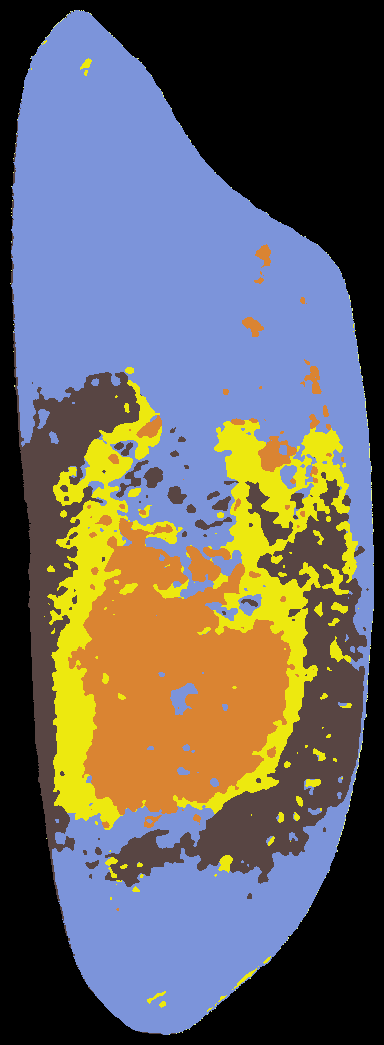
#> input picture Predictions/DSC01900.JPG.png, 384 x 1045 px, given in place of DSC01902.JPG, which was not available
$ python Training.py
#> lines starting #> are read from the running program, lines starting #| are printed output that depends on the picture; after the words box and inside, x2 and y2 are one past the last pixel; in counts of white or black regions, pixels touching at a corner belong together; pictures that were not available may be replaced by others from this repository, and a replacement may not be noted
### pre_processing.py
import cv2
import numpy as np
import time

def mask_and_crop(img_path):
    # Read and resize the image
#> called with img_path = 'Images/DSC01902.JPG'
    img = cv2.imread(img_path)
#> img is the input picture: shape (1045, 384, 3); mean B, G, R 97.2, 99.4, 102.3
    img = cv2.resize(img, (800, 1200))
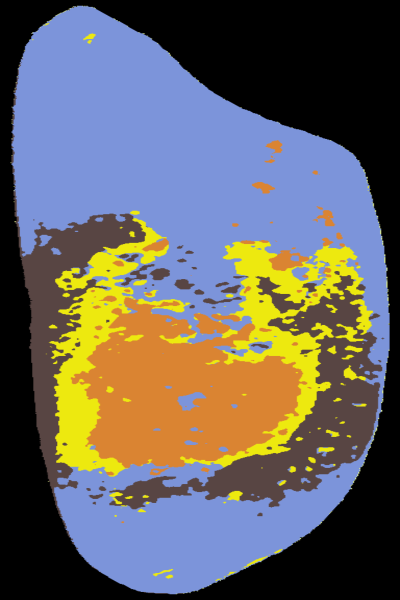
#> img: shape (1200, 800, 3) (shown at 1/2 size); mean B, G, R 97.2, 99.4, 102.3

    # Convert the image to HSV color space
    imgHSV = cv2.cvtColor(img, cv2.COLOR_BGR2HSV)
#> imgHSV: shape (1200, 800, 3); mean H, S, V 47.8, 91.3, 137.4

    # Define the color range for masking
    lower = np.array([70, 110, 0])
    upper = np.array([109, 255, 255])

    # Create the mask and the result image
    mask = cv2.inRange(imgHSV, lower, upper)
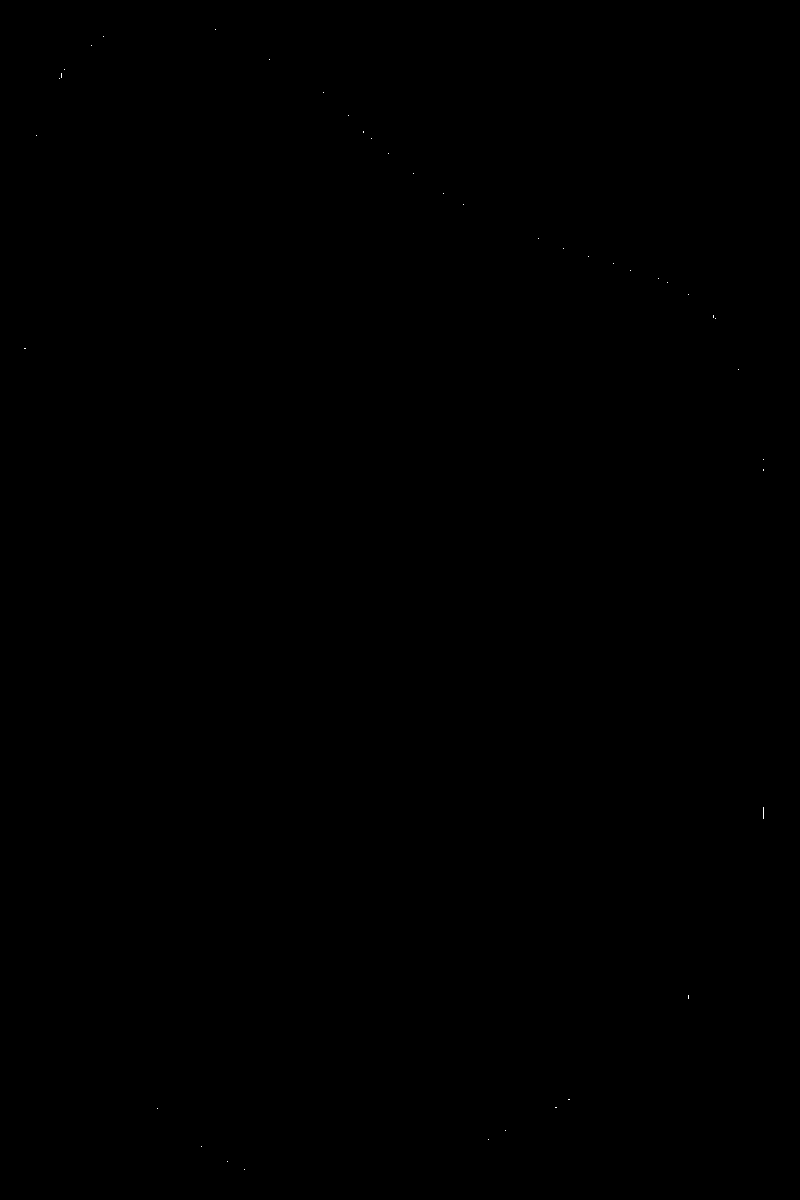
#> mask: shape (1200, 800); 0.01% white in thin lines or dots, all inside (x1, y1, x2, y2) = (24, 29, 764, 1170)
    imgResult = cv2.bitwise_and(img, img, mask=cv2.bitwise_not(mask))

    # Use morphological operations to clean up the mask
    kernel = np.ones((5, 5), np.uint8)
    imgResult = cv2.morphologyEx(imgResult, cv2.MORPH_CLOSE, kernel)
    imgResult = cv2.morphologyEx(imgResult, cv2.MORPH_OPEN, kernel)
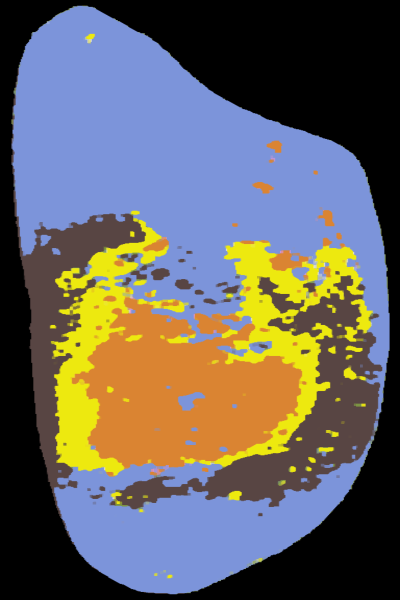
#> imgResult: shape (1200, 800, 3) (shown at 1/2 size); mean B, G, R 97.4, 99.3, 102.2

    # Trim the black borders
    def crop(frame):
        coords = np.argwhere(frame[:, :, 0] != 0)  # Find coordinates where the image is not black
#> coords = 670099 pairs, first value 11 to 1188, second value 22 to 779
        y0, x0 = coords.min(axis=0)
#> y0 = 11; x0 = 22
        y1, x1 = coords.max(axis=0) + 1  # slices are exclusive at the top
#> y1 = 1189; x1 = 780
        trimmed = frame[y0:y1, x0:x1]
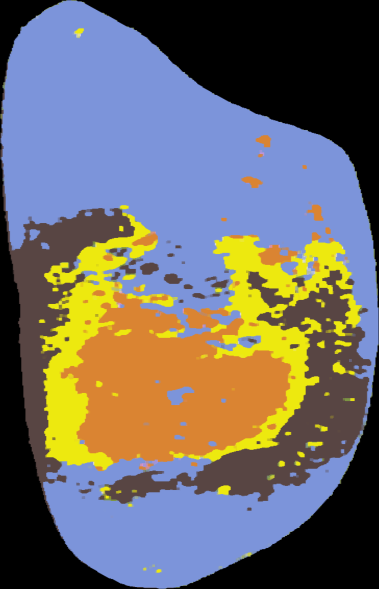
#> trimmed: shape (1178, 758, 3) (shown at 1/2 size); mean B, G, R 104.7, 106.8, 109.9
        return trimmed

    final = crop(imgResult)

    # Add padding
    final = cv2.copyMakeBorder(final, 10, 10, 10, 10, cv2.BORDER_CONSTANT, value=0)
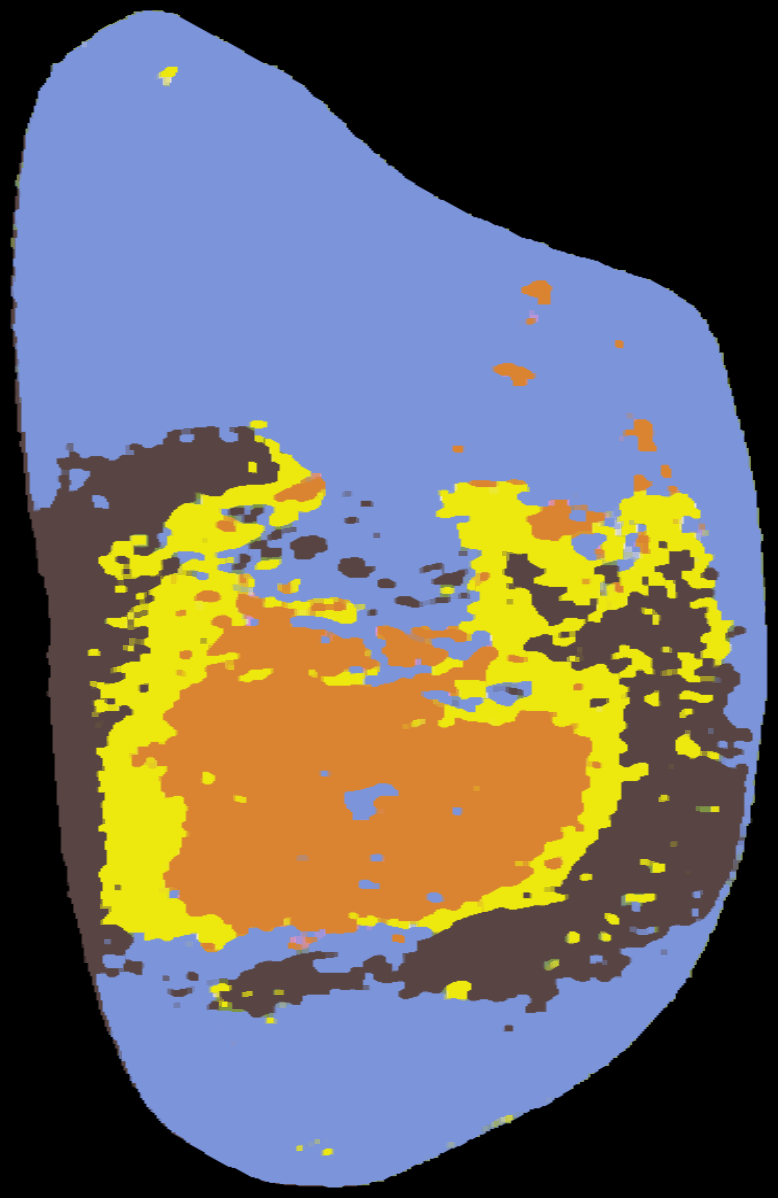
#> final: shape (1198, 778, 3); mean B, G, R 100.3, 102.3, 105.3

    return final

# [9 lines of commented-out code are left out]


# [55 lines left out: function mask_and_crop_high_complexity, not called in this run]

### Training.py
import argparse
import torch
import torch.nn as nn
import torch.nn.functional as F
import torch.optim as optim
from torch.autograd import Variable
import cv2
import os
import numpy as np
import torch.nn.init
import random
from skimage import segmentation
import pandas as pd
from pre_processing import mask_and_crop

def seed_everything(seed):
    """
    To recreate segmentation results.
    """
    random.seed(seed)
    os.environ['PYTHONHASHSEED'] = str(seed)
    np.random.seed(seed)
    torch.manual_seed(seed)
    torch.cuda.manual_seed(seed)
    torch.backends.cudnn.deterministic = True

seed = 10
seed_everything(seed)

parser = argparse.ArgumentParser(description='PyTorch Unsupervised Segmentation')
parser.add_argument('--nChannel', metavar='N', default=50, type=int, help='number of channels')
parser.add_argument('--maxIter', metavar='T', default=80, type=int, help='number of maximum iterations')
parser.add_argument('--minLabels', metavar='minL', default=3, type=int, help='minimum number of labels')
parser.add_argument('--lr', metavar='LR', default=0.02, type=float, help='learning rate')
parser.add_argument('--nConv', metavar='M', default=2, type=int, help='number of convolutional layers')
parser.add_argument('--visualize', metavar='1 or 0', default=1, type=int, help='visualization flag')
args = parser.parse_args()


# CNN model
class MyNet(nn.Module):
    # [30 lines left out: functions __init__, forward, not called in this run]


def unsupervised_segmentation(im):
    loss_lst = []
    im_denoise = cv2.fastNlMeansDenoisingColored(im, None, 10, 10, 0, 15)
    data = torch.from_numpy(np.array([im.transpose((2, 0, 1)).astype('float32') / 255.]))
    data = Variable(data)

    labels = segmentation.felzenszwalb(im_denoise, scale=1, sigma=0.1, min_size=60)
    # [14 lines of commented-out code are left out]

    labels = labels.reshape(im.shape[0]*im.shape[1])
    u_labels = np.unique(labels)
    u_labels = np.sort(u_labels)

    l_inds = []
    for i in range(len(u_labels)):
        l_inds.append(np.where(labels == u_labels[i])[0])

    # train
    model = MyNet(data.size(1))
    model.train()

    # similarity loss definition
    loss_fn = torch.nn.CrossEntropyLoss()
    # optimizer = optim.SGD(model.parameters(), lr=args.lr, momentum=0.9)
    optimizer = optim.Adam(model.parameters(), lr=args.lr)

    # Set a specific seed for color mapping to ensure reproducibility
    color_seed = 42
    np.random.seed(color_seed)
    label_colours = np.random.randint(255, size=(args.nChannel, 3))

    for batch_idx in range(args.maxIter):
        # forwarding
        optimizer.zero_grad()
        output = model(data)[0]  # (600, 400, 100)
        output = output.permute(1, 2, 0).contiguous().view(-1, args.nChannel)   # (240000, 100)

        _, target = torch.max(output, 1)
        im_target = target.data.cpu().numpy()
        nLabels = len(np.unique(im_target))

        for i in range(len(l_inds)):
            labels_per_sp = im_target[l_inds[i]]
            u_labels_per_sp = np.unique(labels_per_sp)
            hist = np.zeros(len(u_labels_per_sp))
            for j in range(len(hist)):
                hist[j] = len(np.where(labels_per_sp == u_labels_per_sp[j])[0])
            im_target[l_inds[i]] = u_labels_per_sp[np.argmax(hist)]
        target = torch.from_numpy(im_target)

        if args.visualize:
            im_target_rgb = np.array([label_colours[c % args.nChannel] for c in im_target])
            im_target_rgb = im_target_rgb.reshape(im.shape).astype(np.uint8)

            scale_percent = 50  # percent of original size
            width = int(im_target_rgb.shape[1] * scale_percent / 100)
            height = int(im_target_rgb.shape[0] * scale_percent / 100)
            dim = (width, height)

            cv2.imshow('output', cv2.resize(im_target_rgb, dim, interpolation=cv2.INTER_AREA))
            cv2.waitKey(10)

        loss = loss_fn(output, target)

        loss.backward()
        optimizer.step()

        print(batch_idx, '/', args.maxIter, '|', ' label num rgb :', nLabels, 'loss :', loss.item())
        loss_lst.append(loss.item())

    df = pd.DataFrame({f"Loss Seed {seed}": loss_lst})
    df.to_excel(f"seed_{seed}_loss_values.xlsx", index=False)
    torch.save(model.state_dict(), os.path.join(r"Trained Models", 'model' + '.pth'))
    cv2.imshow('output', cv2.resize(im_target_rgb, dim, interpolation=cv2.INTER_AREA))
    cv2.waitKey(0)


img_path = r"Images/DSC01902.JPG"
img = mask_and_crop(img_path)
print("Starting Segmentation...")
unsupervised_segmentation(img)
#> (the call stopped at in unsupervised_segmentation, `data = torch.from_numpy(np.array([im.transpose((2, 0, 1)).astype('floa..`: torch is not available in this run)

$ run again, on Predictions/DSC01902.JPG.png
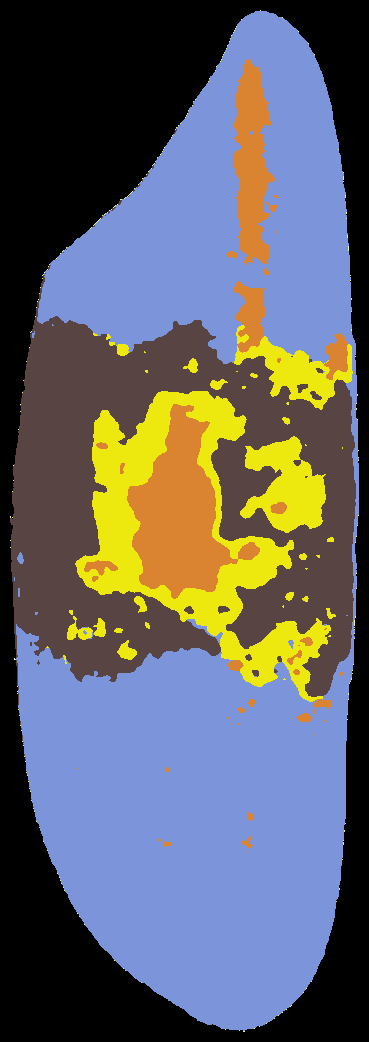
#> input picture Predictions/DSC01902.JPG.png, 369 x 1042 px, given in place of DSC01902.JPG, which was not available
#> in mask_and_crop, img is the input picture: shape (1042, 369, 3); mean B, G, R 104, 98, 96.6
#> in mask_and_crop, `img = cv2.resize(img, (800, 1200))`:
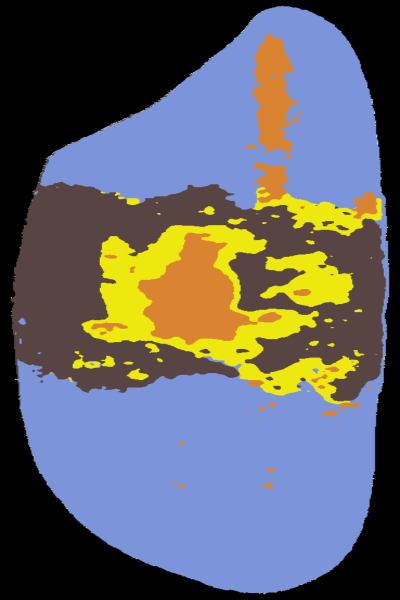
#> img: shape (1200, 800, 3) (shown at 1/2 size); mean B, G, R 104, 98, 96.6
#> imgHSV: shape (1200, 800, 3); mean H, S, V 49.8, 85.4, 134.5
#> mask: shape (1200, 800); 0% white in thin lines or dots, all inside (x1, y1, x2, y2) = (70, 14, 773, 1187)
#> coords = 687647 pairs, first value 12 to 1188, second value 21 to 778
#> y0 = 12; x0 = 21
#> y1 = 1189; x1 = 779
#> in mask_and_crop, `final = cv2.copyMakeBorder(final, 10, 10, 10, 10, cv2.BORDER_CONSTANT,..`:
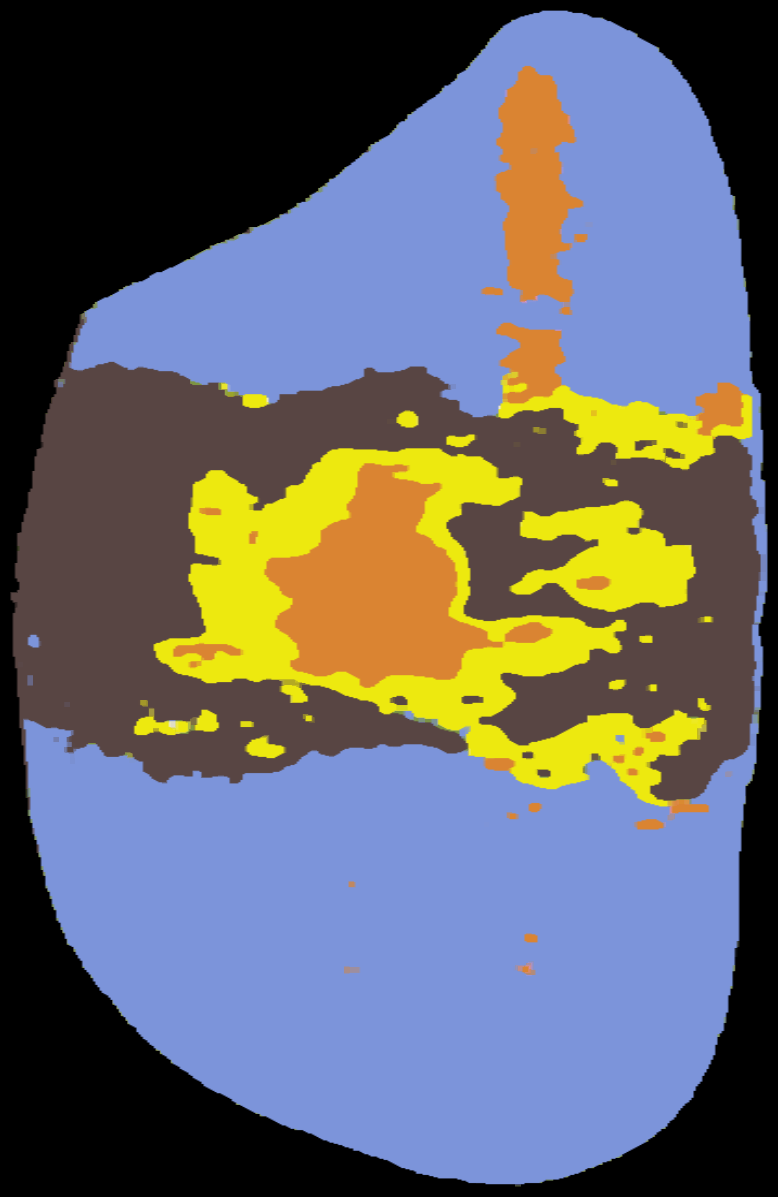
#> final: shape (1197, 778, 3); mean B, G, R 107.3, 101, 99.5

$ run again, on Predictions/DSC01903.JPG.png
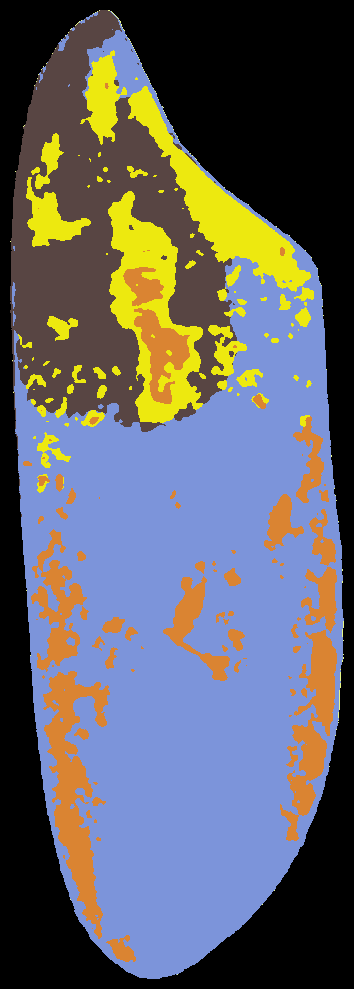
#> input picture Predictions/DSC01903.JPG.png, 354 x 989 px, given in place of DSC01902.JPG, which was not available
#> in mask_and_crop, img is the input picture: shape (989, 354, 3); mean B, G, R 103.4, 97.6, 97.1
#> img: shape (1200, 800, 3)
#> imgHSV: shape (1200, 800, 3); mean H, S, V 50.5, 85.6, 135.1
#> mask: shape (1200, 800); 0% white in thin lines or dots, all inside (x1, y1, x2, y2) = (102, 79, 779, 1173)
#> in mask_and_crop, `imgResult = cv2.morphologyEx(imgResult, cv2.MORPH_OPEN, kernel)`:
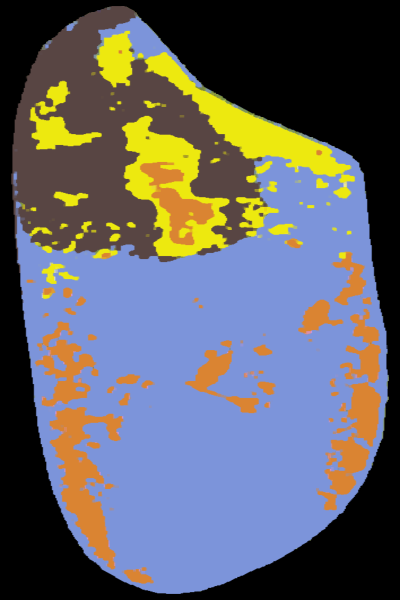
#> imgResult: shape (1200, 800, 3) (shown at 1/2 size); mean B, G, R 103.6, 97.5, 96.9
#> coords = 667068 pairs, first value 12 to 1187, second value 21 to 778
#> y0 = 12; x0 = 21
#> y1 = 1188; x1 = 779
#> in mask_and_crop, `final = cv2.copyMakeBorder(final, 10, 10, 10, 10, cv2.BORDER_CONSTANT,..`:
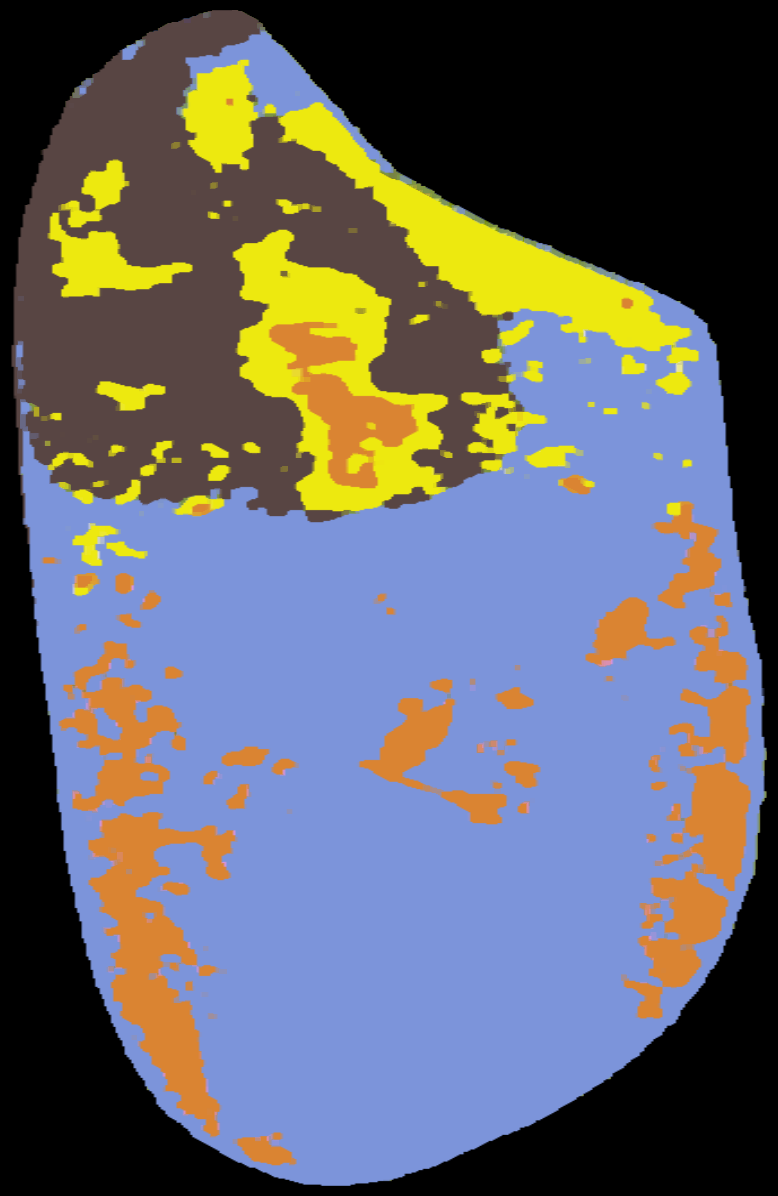
#> final: shape (1196, 778, 3); mean B, G, R 106.9, 100.6, 99.9
